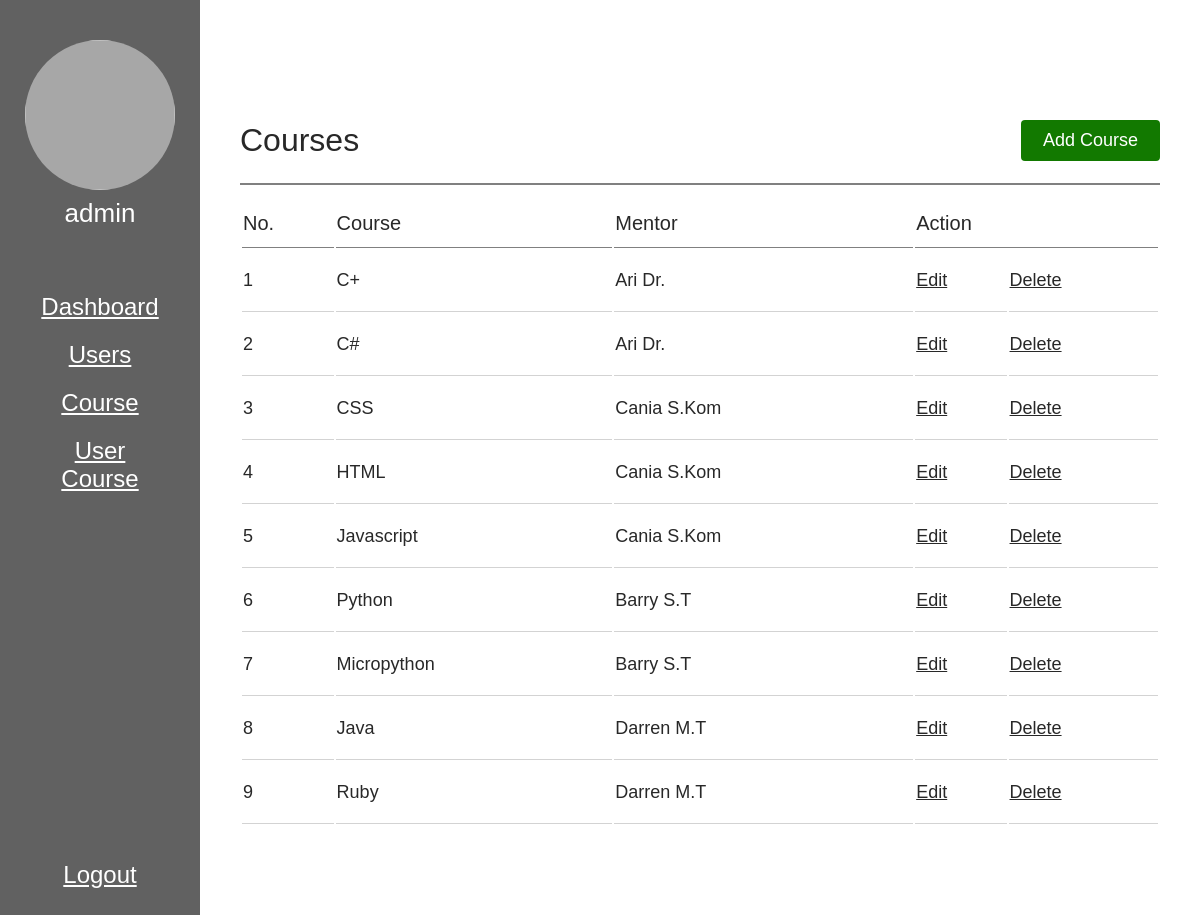
/courses.php (signed in), run on the app's committed database.
### tables this page shows
CREATE TABLE `courses` (
  `id` int(11) NOT NULL,
  `course` varchar(50) DEFAULT NULL,
  `mentor` varchar(50) DEFAULT NULL,
  `title` varchar(50) DEFAULT NULL
);

### courses.php (the view, shortened to what this page needs)
<?php
    require('dbConnect.php');
    $sql = "SELECT * FROM courses";
    $result = $conn->query($sql);
    $array = array();
    if ($result->num_rows > 0) {
        while($row = $result->fetch_assoc()) {
            $a = array(
                'id' => $row["id"],
                'course' =>  $row["course"],
                'mentor' =>  $row["mentor"],
                'title' =>  $row["title"]
            );
            array_push($array, $a);
        }
    }
?>
<!DOCTYPE html>
<html lang="en">
<head>
    <link rel="stylesheet" type="text/css" href="css/main.css"/>
</head>
<body>
    <nav class="sidebar" >
        <div class="user-box">
            <img src=""/>
            <label>
                <?php echo $_SESSION['user']; ?>
            </label>
        </div>
        <div class="menu-wrapper">
            <a href="index.php">
                Dashboard
            </a>
            <a href="users.php">
                Users
            </a>
            <a href="courses.php">
                Course
            </a>
            <a href="usercourse.php">
                User Course
            </a>
        </div>
        <a href="logoutController.php" class="logout">
            Logout
        </a>
    </nav>
    <main class="main-content">
        <div class="content-title">
            Courses
            <a href="addcourse.php">
                Add Course
            </a>
        </div>
        <div class="content user">
            <table>
                <thead>
                    <tr>
                        <td>No.</td>
                        <td>Course</td>
                        <td>Mentor</td>
                        <td colspan="2">Action</td>
                    </tr>
                </thead>
                <tbody>
                    <?php foreach($array as $key => $course){ ?>
                        <tr>
                            <td>
                                <?php echo $key+1;?>
                            </td>
                            <td>
                                <?php echo $course['course']?>
                            </td>
                            <td>
                                <?php echo $course['mentor']." ".$course['title']?>
                            </td>
                            <td>
                                <a href="addcourse.php?id=<?php echo $course['id']; ?>">
                                    Edit
                                </a>
                            </td>
                            <td>
                                <a href="delcourseController.php?id=<?php echo $course['id']; ?>">
                                    Delete
                                </a>
                            </td>
                        </tr>
                    <?php } ?>
                </tbody>
            </table>
        </div>
    </main>
</body>
</html>

### css/main.css (style rules this page uses)
* { box-sizing: border-box; font-family: 'Gill Sans', 'Gill Sans MT', Calibri, 'Trebuchet MS', sans-serif; color: rgb(40, 40, 40); font-size: 14px; position: relative; }
body { margin: unset; width: 100%; height: 100vh; display: flex; }
nav.sidebar { background-color: rgb(97, 97, 97); padding: 40px 20px; width: 100%; max-width: 10vw; min-width: 200px; display: flex; flex-direction: column; gap: 54px; align-items: center; }
.sidebar .user-box { display: flex; flex-direction: column; align-items: center; gap: 8px; }
.sidebar .user-box img { width: 150px; height: 150px; border-radius: 50%; background-color: rgb(167, 167, 167); }
.sidebar .user-box label { font-size: 26px; color: white; }
.sidebar .menu-wrapper { display: flex; flex-direction: column; gap: 20x; }
.sidebar .menu-wrapper a, nav.sidebar .logout { font-size: 24px; color: white; padding: 10px 24px; text-align: center; }
nav.sidebar .logout { position: absolute; bottom: 5vh; }
.main-content { display: flex; flex-direction: column; gap: 24px; padding: 120px 40px; flex: 1; }
.main-content .content-title { font-size: 32px; border-bottom: 2px solid grey; width: 100%; padding-bottom: 22px; display: flex; justify-content: space-between; align-items: center; }
.main-content .content-title a { background-color: rgb(18, 121, 0); font-size: 18px; color: white; text-decoration: none; padding: 10px 22px; border-radius: 4px; }
.main-content .content { width: 100%; overflow: auto; }
.main-content .content.user table { width: 100%; }
.main-content .content.user table thead td { border-bottom: 1px solid grey; font-size: 20px; font-weight: 500; padding-bottom: 12px; }
.main-content .content.user table tbody td { border-bottom: 1px solid lightgrey; font-size: 18px; padding-block: 20px; }
.main-content .content.user table tbody td * { font-size: 18px; }

### data on the page
courses: course "C+", mentor "Ari", title "Dr."
courses: course "C#", mentor "Ari", title "Dr."
courses: course "CSS", mentor "Cania", title "S.Kom"
courses: course "HTML", mentor "Cania", title "S.Kom"
courses: course "Javascript", mentor "Cania", title "S.Kom"
courses: course "Python", mentor "Barry", title "S.T"
courses: course "Micropython", mentor "Barry", title "S.T"
courses: course "Java", mentor "Darren", title "M.T"
courses: course "Ruby", mentor "Darren", title "M.T"

### other printed values
$_SESSION['user'] "admin"
